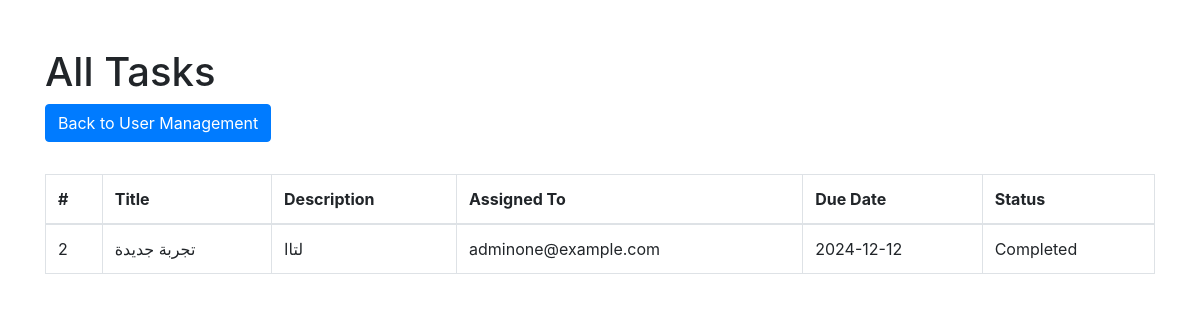
Page /task/all_tasks (signed in) on the committed database.
### models/task_model.py (models this page shows, shortened)
class Task(db.Model):
    __tablename__ = 'tasks'  # اسم الجدول في قاعدة البيانات
    id = db.Column(db.Integer, primary_key=True)  # العمود الأساسي (primary key)
    title = db.Column(db.String(120))
    description = db.Column(db.Text)
    assigned_to = db.Column(db.String(120))
    status = db.Column(db.String(50))
    created_by = db.Column(db.String(120))
    due_date = db.Column(db.DateTime)
    created_at = db.Column(db.DateTime, default=datetime.utcnow)
    @staticmethod
    def get_all_tasks():
        return Task.query.all()

### routes/task_routes.py (the view)
@task_bp.route('/all_tasks')
@admin_required
def view_all_tasks():
    tasks = Task.get_all_tasks()
    return render_template('all_tasks.html', tasks=tasks)

### helper.py (called while the page is built)
def admin_required(f):
    @wraps(f)
    def decorated_function(*args, **kwargs):
        if 'user' not in session or session['role'] != 'admin':
            return redirect(url_for('auth.login'))  # إعادة التوجيه إلى صفحة تسجيل الدخول
        return f(*args, **kwargs)
    return decorated_function

### templates/all_tasks.html (shortened to what this page needs)
<!DOCTYPE html>
<html lang="en">
<head>
    <link rel="stylesheet" href="https://stackpath.bootstrapcdn.com/bootstrap/4.5.2/css/bootstrap.min.css">
</head>
<body>
    <div class="container">
        <h1 class="mt-5">All Tasks</h1>
        <a href="{{ url_for('admin.manage_users') }}" class="btn btn-primary mb-3">Back to User Management</a>
        <table class="table table-bordered mt-3">
            <thead>
                <tr>
                    <th>#</th>
                    <th>Title</th>
                    <th>Description</th>
                    <th>Assigned To</th>
                    <th>Due Date</th>
                    <th>Status</th>
                </tr>
            </thead>
            <tbody>
                {% for task in tasks %}
                <tr>
                    <td>{{ task.id }}</td>
                    <td>{{ task.title }}</td>
                    <td>{{ task.description }}</td>
                    <td>{{ task.assigned_to }}</td>
                    <td>{{ task.due_date.strftime('%Y-%m-%d') }}</td>
                    <td>{{ task.status }}</td>
                </tr>
                {% endfor %}
            </tbody>
        </table>
    </div>
</body>
</html>

### rows in the picture
Task: id "2", title "تجربة جديدة", description "لتاا", assigned_to "adminone@example.com", due_date "2024-12-12", status "Completed"
